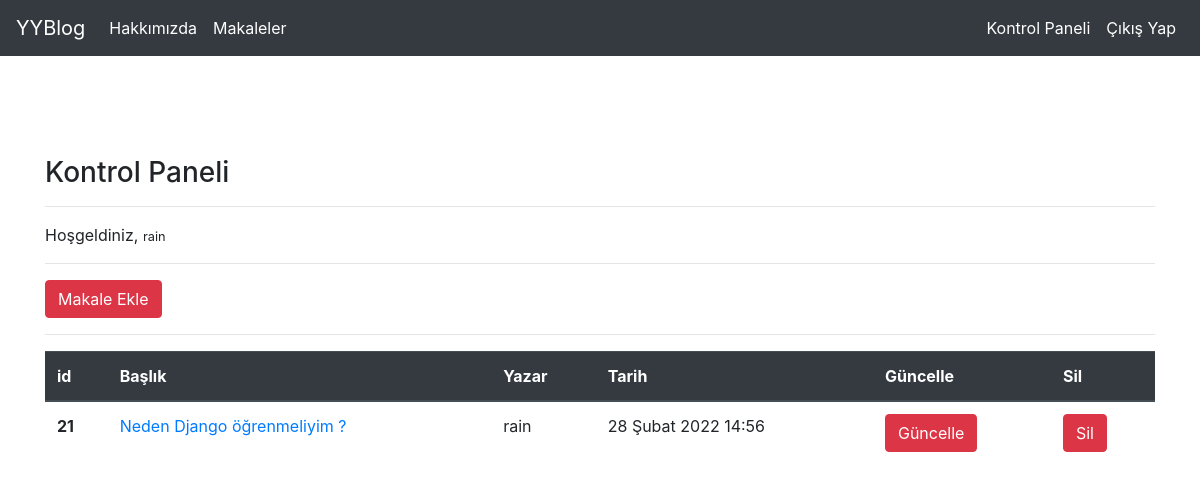
The page /articles/dashboard/ (signed in) on the database its author committed.
### article/models.py (models this page shows, shortened)
class Article (models.Model):
    author = models.ForeignKey("auth.user",on_delete= models.CASCADE,verbose_name= "Yazar")
    title = models.CharField(max_length= 50,verbose_name="Başlık")
    content = RichTextField()
    created_date = models.DateTimeField(auto_now_add=True,verbose_name="Oluşturulma Tarihi")
    article_image = models.FileField(blank = True,null = True,verbose_name="Makaleye fotoğraf ekleyin.")
    class Meta:
        ordering = ['-created_date']

### article/views.py (the view)
# urls.py: path('dashboard/',views.dashboard,name = "dashboard" ),
@login_required(login_url = "user:login")
def dashboard(request):
    articles = Article.objects.filter(author = request.user)
    context = {
        "articles":articles
    }
    return render(request,"dashboard.html",context)

### templates/dashboard.html
{% extends "layout.html" %}
{% block body %}
<h3>Kontrol Paneli</h3>
<hr>
<p>Hoşgeldiniz, <small>{{request.user.username}}</small>
</p>
<hr>
<a class = "btn btn-danger" href="/articles/addarticle">Makale Ekle</a>
<hr>
{% if articles  %}
<table class="table">
    <thead class="thead-dark">
      <tr>
        <th scope="col">id</th>
        <th scope="col">Başlık</th>
        <th scope="col">Yazar</th>
        <th scope="col">Tarih</th>
        <th scope="col">Güncelle</th>
        <th scope="col">Sil</th>
      </tr>
    </thead>
    <tbody>
        {% for article in articles %}
        <tr>
            <th scope="row">{{article.id}}</th>
            <td> <a href="/articles/article/{{article.id}}">{{article.title}}</a></td>
            <td>{{article.author}}</td>
            <td>{{article.created_date}}</td>
            <td><a href="/articles/update/{{article.id}}"class = "btn btn-danger">Güncelle</a></td>
            <td><a href="/articles/delete/{{article.id}}" class = "btn btn-danger">Sil</a></td>
          </tr>
        {% endfor %}
    </tbody>
  </table>
{% else %}
<div class ="alert alert-danger">
    Henüz bir makaleniz bulunmuyor..
</div>
{% endif %}
{% endblock body %}

### rows shown on the page
Article: id "21", title "Neden Django öğrenmeliyim ?", author "rain", created_date "28 Şubat 2022 14:56"

### other values the page prints
{{ request.user.username }} "rain"
